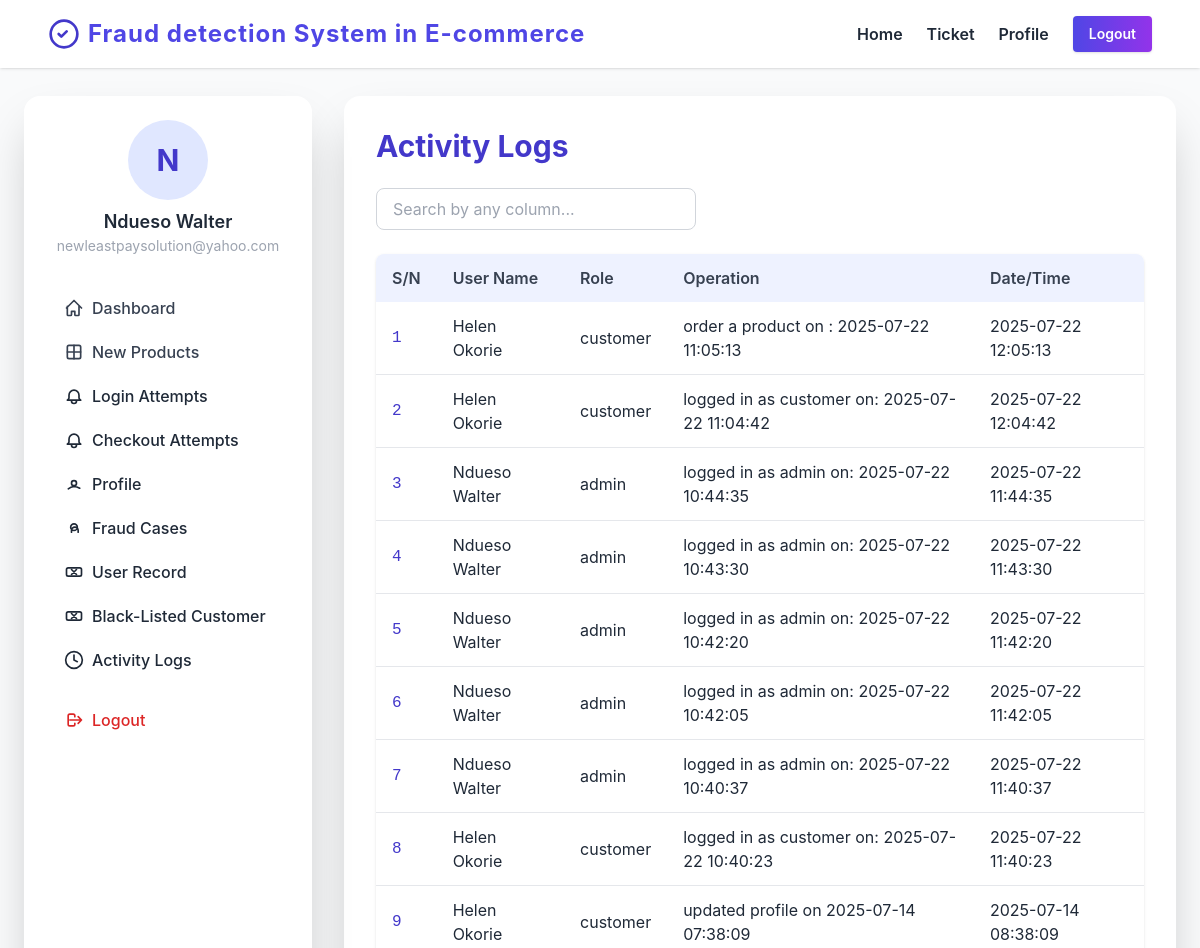
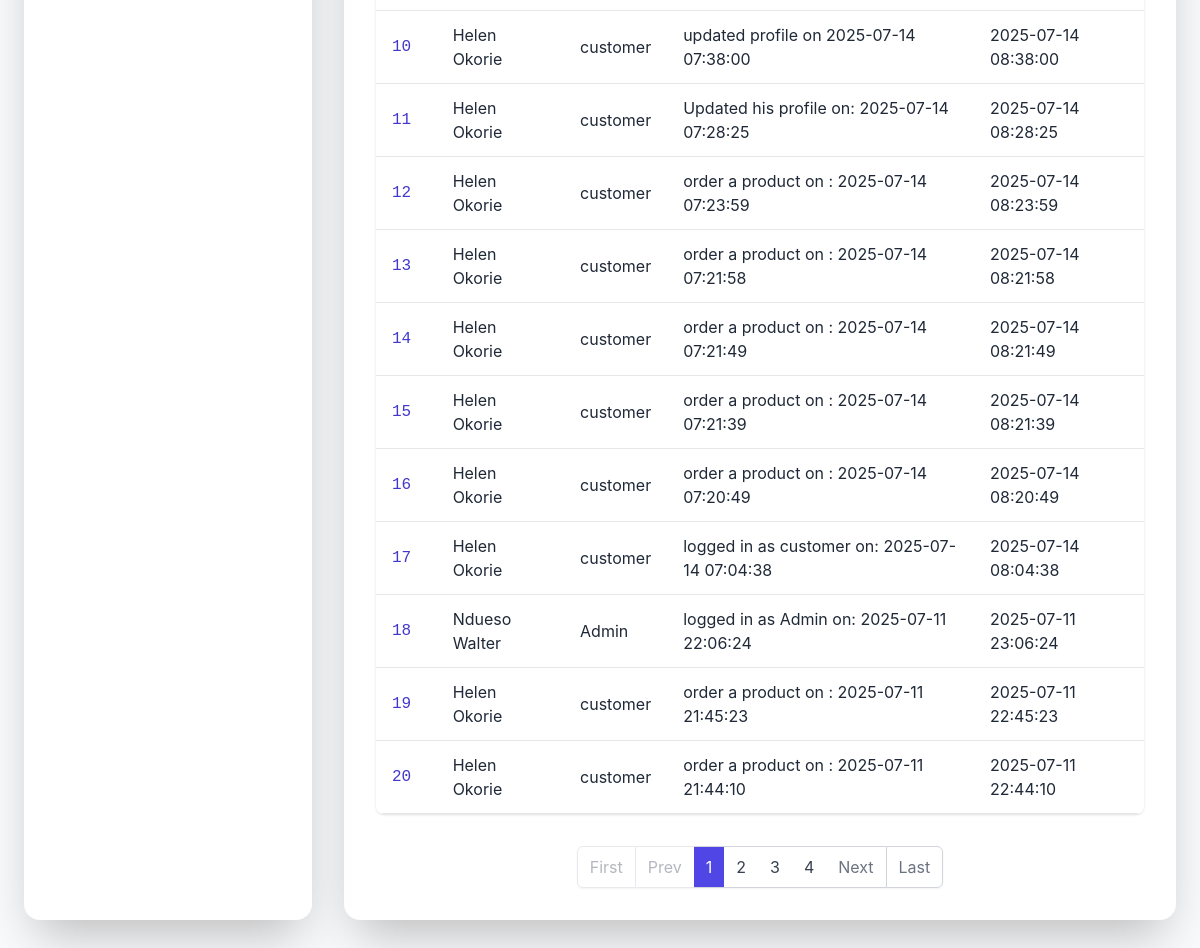
Screenshot of /Admin/activity-logs.php (signed in) with the database file from the repository (2 pictures, top to bottom).
### tables this page shows
CREATE TABLE `users` (
  `id` bigint(20) UNSIGNED NOT NULL,
  `email` varchar(255) NOT NULL,
  `password_hash` char(60) NOT NULL,
  `full_name` varchar(120) NOT NULL,
  `phone` varchar(30) DEFAULT NULL,
  `role` varchar(15) NOT NULL,
  `status` int(1) NOT NULL DEFAULT 1,
  `created_at` timestamp NOT NULL DEFAULT current_timestamp(),
  `updated_at` timestamp NOT NULL DEFAULT current_timestamp() ON UPDATE current_timestamp()
);

CREATE TABLE `activity_logs` (
  `id` int(11) NOT NULL,
  `user_id` varchar(125) NOT NULL,
  `role` varchar(15) NOT NULL,
  `operation` text DEFAULT NULL,
  `ip_address` varchar(50) NOT NULL,
  `created_at` datetime DEFAULT current_timestamp()
);

### inc/config.php (called while the page is built, shortened)
<?php
include('../database/connect.php');
$user_id = $_SESSION["user_id"];
$stmt = $dbh->query("SELECT * FROM users where id='$user_id'");
$row_user = $stmt->fetch();
?>

### Admin/activity-logs.php (the view, shortened to what this page needs)
<?php
include('../inc/config.php');
$page = isset($_GET['page']) ? max(1, intval($_GET['page'])) : 1;
$limit = 20;
$offset = ($page - 1) * $limit;
$sql = "SELECT al.id, al.user_id, u.full_name, al.role, al.operation, al.created_at
        FROM activity_logs al
        LEFT JOIN users u ON al.user_id = u.id
        ORDER BY al.id DESC
        LIMIT ? OFFSET ?";
$stmt = $conn->prepare($sql);
$stmt->bind_param('ii', $limit, $offset);
$stmt->execute();
$result = $stmt->get_result();
$logs = [];
while ($row = $result->fetch_assoc()) {
    $logs[] = $row;
}
?>
<!DOCTYPE html>
<html lang="en">
<head>
    <?php include('partials/head.php'); ?>
    <link rel="stylesheet" href="https://cdnjs.cloudflare.com/ajax/libs/font-awesome/6.4.2/css/all.min.css">
</head>
<body class="bg-gray-50 text-gray-800">
    <header class="fixed top-0 left-0 w-full bg-white shadow z-50">
        <?php include('partials/navbar.php'); ?>
    </header>
    <section class="min-h-screen flex items-start justify-center pt-24 pb-12">
        <div class="w-full max-w-6xl mx-auto flex flex-col md:flex-row gap-8">
            <aside class="w-full md:w-72 bg-white rounded-2xl shadow-2xl p-6 flex flex-col gap-2 sticky top-28 z-10 md:order-1 order-2 mb-8 md:mb-0">
                <?php include('partials/sidebar.php'); ?>
            </aside>
            <div class="flex-1 bg-white rounded-2xl shadow-2xl p-8 mb-8 md:mb-0 md:order-2 order-1">
                <h2 class="text-3xl font-bold text-indigo-700 mb-6">Activity Logs</h2>
                <div class="mb-6 flex flex-col md:flex-row gap-3 md:gap-4 items-center">
                    <input id="logSearch" type="text" placeholder="Search by any column..." class="w-full md:w-80 px-4 py-2 rounded-lg border border-gray-300 focus:ring-2 focus:ring-indigo-200 focus:outline-none transition" autocomplete="off" />
                </div>
                <div class="overflow-x-auto rounded-lg shadow">
                    <table class="min-w-full bg-white" id="logsTable">
                        <thead class="bg-indigo-50">
                            <tr>
                                <th class="py-3 px-4 text-left font-semibold text-gray-700">S/N</th>
                                <th class="py-3 px-4 text-left font-semibold text-gray-700">User Name</th>
                                <th class="py-3 px-4 text-left font-semibold text-gray-700">Role</th>
                                <th class="py-3 px-4 text-left font-semibold text-gray-700">Operation</th>
                                <th class="py-3 px-4 text-left font-semibold text-gray-700">Date/Time</th>
                            </tr>
                        </thead>
                        <tbody>
                            <?php if (count($logs) > 0): ?>
                                <?php foreach ($logs as $index => $log): ?>
                                    <tr class="border-b hover:bg-indigo-50 transition">
                                        <td class="py-3 px-4 font-mono text-indigo-700"><?php echo (($page - 1) * $limit) + $index + 1; ?></td>
                                        <td class="py-3 px-4"><?php echo htmlspecialchars($log['full_name']); ?></td>
                                        <td class="py-3 px-4"><?php echo htmlspecialchars($log['role']); ?></td>
                                        <td class="py-3 px-4"><?php echo htmlspecialchars($log['operation']); ?></td>
                                        <td class="py-3 px-4"><?php echo htmlspecialchars($log['created_at']); ?></td>
                                    </tr>
                                <?php endforeach; ?>
                            <?php else: ?>
                                <tr>
                                    <td colspan="6" class="py-6 px-4 text-center text-gray-400">No activity logs found.</td>
                                </tr>
                            <?php endif; ?>
                        </tbody>
                    </table>
                </div>
                <?php include('partials/pagination.php'); ?>
            </div>
        </div>
    </section>
</body>
</html>

### Admin/partials/sidebar.php
<?php $initial = !empty($row_user['full_name']) ? strtoupper(mb_substr(trim($row_user['full_name']), 0, 1)) : 'N/A'; ?>
<div class="mb-6 flex flex-col items-center">
  <div class="w-20 h-20 rounded-full bg-indigo-100 flex items-center justify-center text-3xl font-bold text-indigo-700 mb-2">
    <?php echo $initial; ?>
  </div>
  <span class="font-semibold text-lg"><?php echo $row_user['full_name'];?></span>
  <span class="text-gray-400 text-sm"><?php echo $row_user['email'];?></span>
</div>
<nav class="flex flex-col gap-1">
  <a href="index.php" class="flex items-center gap-2 px-4 py-2 rounded-lg hover:bg-indigo-50 transition font-medium text-gray-700">
    <svg class="w-5 h-5" fill="none" stroke="currentColor" viewBox="0 0 24 24">
      <path d="M3 12l9-9 9 9M4 10v10a1 1 0 001 1h3a1 1 0 001-1v-4h4v4a1 1 0 001 1h3a1 1 0 001-1V10" stroke-width="2" stroke-linecap="round" stroke-linejoin="round"/>
    </svg>
    Dashboard
  </a>
  <a href="add-products.php" class="flex items-center gap-2 px-4 py-2 rounded-lg hover:bg-indigo-50 transition font-medium text-gray-700">
    <svg class="w-5 h-5" fill="none" stroke="currentColor" viewBox="0 0 24 24">
      <path d="M12 4v16m8-8H4" stroke-width="2" stroke-linecap="round" stroke-linejoin="round"/>
      <rect x="4" y="4" width="16" height="16" rx="2" stroke-width="2" stroke-linecap="round" stroke-linejoin="round"/>
    </svg>
    New Products
  </a>
  <a href="login-attempts.php" class="flex items-center gap-2 px-4 py-2 rounded-lg hover:bg-indigo-50 transition font-medium">
    <svg class="w-5 h-5" fill="none" stroke="currentColor" viewBox="0 0 24 24">
      <path d="M15 17h5l-1.405-1.405A2.032 2.032 0 0118 14.158V11a6 6 0 10-12 0v3.159c0 .538-.214 1.055-.595 1.436L4 17h5m6 0v1a3 3 0 11-6 0v-1m6 0H9" stroke-width="2" stroke-linecap="round" stroke-linejoin="round"/>
    </svg>
    Login Attempts
  </a>
  <a href="checkout-attempts.php" class="flex items-center gap-2 px-4 py-2 rounded-lg hover:bg-indigo-50 transition font-medium">
    <svg class="w-5 h-5" fill="none" stroke="currentColor" viewBox="0 0 24 24">
      <path d="M15 17h5l-1.405-1.405A2.032 2.032 0 0118 14.158V11a6 6 0 10-12 0v3.159c0 .538-.214 1.055-.595 1.436L4 17h5m6 0v1a3 3 0 11-6 0v-1m6 0H9" stroke-width="2" stroke-linecap="round" stroke-linejoin="round"/>
    </svg>
    Checkout Attempts
  </a>
  <a href="profile.php" class="flex items-center gap-2 px-4 py-2 rounded-lg hover:bg-indigo-50 transition font-medium">
    <svg class="w-5 h-5" fill="none" stroke="currentColor" viewBox="0 0 24 24">
      <path d="M5.121 17.804A13.937 13.937 0 0112 15c2.485 0 4.797.755 6.879 2.047M15 11a3 3 0 11-6 0 3 3 0 016 0z" stroke-width="2" stroke-linecap="round" stroke-linejoin="round"/>
    </svg>
    Profile
  </a>
  <a href="fraud-cases-records.php" class="flex items-center gap-2 px-4 py-2 rounded-lg hover:bg-indigo-50 transition font-medium">
    <svg class="w-5 h-5" fill="none" stroke="currentColor" viewBox="0 0 24 24">
      <path d="M9 17v-2a4 4 0 018 0v2M12 7a4 4 0 110 8 4 4 0 010-8z" stroke-width="2" stroke-linecap="round" stroke-linejoin="round"/>
    </svg>
    Fraud Cases
  </a>
  <a href="user-record.php" class="flex items-center gap-2 px-4 py-2 rounded-lg hover:bg-indigo-50 transition font-medium">
    <svg class="w-5 h-5" fill="none" stroke="currentColor" viewBox="0 0 24 24">
      <rect x="3" y="7" width="18" height="10" rx="2" stroke-width="2" stroke-linecap="round" stroke-linejoin="round"/>
      <path d="M9 9l6 6m0-6l-6 6" stroke-width="2" stroke-linecap="round" stroke-linejoin="round"/>
    </svg>
  User Record
  </a>
  <a href="black-listed-users.php" class="flex items-center gap-2 px-4 py-2 rounded-lg hover:bg-indigo-50 transition font-medium">
    <svg class="w-5 h-5" fill="none" stroke="currentColor" viewBox="0 0 24 24">
      <rect x="3" y="7" width="18" height="10" rx="2" stroke-width="2" stroke-linecap="round" stroke-linejoin="round"/>
      <path d="M9 9l6 6m0-6l-6 6" stroke-width="2" stroke-linecap="round" stroke-linejoin="round"/>
    </svg>
    Black-Listed Customer
  </a>
  <a href="activity-logs.php" class="flex items-center gap-2 px-4 py-2 rounded-lg hover:bg-indigo-50 transition font-medium">
    <svg class="w-5 h-5" fill="none" stroke="currentColor" viewBox="0 0 24 24">
      <circle cx="12" cy="12" r="10" stroke-width="2" stroke-linecap="round" stroke-linejoin="round"/>
      <path d="M12 6v6l4 2" stroke-width="2" stroke-linecap="round" stroke-linejoin="round"/>
    </svg>
    Activity Logs
  </a>
  <a href="logout.php" class="flex items-center gap-2 px-4 py-2 rounded-lg hover:bg-red-50 transition font-medium text-red-600 mt-4">
    <svg class="w-5 h-5" fill="none" stroke="currentColor" viewBox="0 0 24 24">
      <path d="M17 16l4-4m0 0l-4-4m4 4H7m6 4v1a2 2 0 01-2 2H7a2 2 0 01-2-2V7a2 2 0 012-2h4a2 2 0 012 2v1" stroke-width="2" stroke-linecap="round" stroke-linejoin="round"/>
    </svg>
    Logout
  </a>
</nav>

### Admin/assets/css/style.css (style rules this page uses)
body { font-family: 'Inter', sans-serif; }

### rows the page displays
users: full_name "N", full_name "Ndueso Walter", email "newleastpaysolution@yahoo.com"
activity_logs: index "1", user.full_name "Helen Okorie", role "customer", operation "order a product on : 2025-07-22 11:05:13", created_at "2025-07-22 12:05:13"
activity_logs: index "2", user.full_name "Helen Okorie", role "customer", operation "logged in as customer on: 2025-07-22 11:04:42", created_at "2025-07-22 12:04:42"
activity_logs: index "3", user.full_name "Ndueso Walter", role "admin", operation "logged in as admin on: 2025-07-22 10:44:35", created_at "2025-07-22 11:44:35"
activity_logs: index "4", user.full_name "Ndueso Walter", role "admin", operation "logged in as admin on: 2025-07-22 10:43:30", created_at "2025-07-22 11:43:30"
activity_logs: index "5", user.full_name "Ndueso Walter", role "admin", operation "logged in as admin on: 2025-07-22 10:42:20", created_at "2025-07-22 11:42:20"
activity_logs: index "6", user.full_name "Ndueso Walter", role "admin", operation "logged in as admin on: 2025-07-22 10:42:05", created_at "2025-07-22 11:42:05"
activity_logs: index "7", user.full_name "Ndueso Walter", role "admin", operation "logged in as admin on: 2025-07-22 10:40:37", created_at "2025-07-22 11:40:37"
activity_logs: index "8", user.full_name "Helen Okorie", role "customer", operation "logged in as customer on: 2025-07-22 10:40:23", created_at "2025-07-22 11:40:23"
activity_logs: index "9", user.full_name "Helen Okorie", role "customer", operation "updated profile on 2025-07-14 07:38:09", created_at "2025-07-14 08:38:09"
activity_logs: index "10", user.full_name "Helen Okorie", role "customer", operation "updated profile on 2025-07-14 07:38:00", created_at "2025-07-14 08:38:00"
activity_logs: index "11", user.full_name "Helen Okorie", role "customer", operation "Updated his profile on: 2025-07-14 07:28:25", created_at "2025-07-14 08:28:25"
activity_logs: index "12", user.full_name "Helen Okorie", role "customer", operation "order a product on : 2025-07-14 07:23:59", created_at "2025-07-14 08:23:59"
activity_logs: index "13", user.full_name "Helen Okorie", role "customer", operation "order a product on : 2025-07-14 07:21:58", created_at "2025-07-14 08:21:58"
activity_logs: index "14", user.full_name "Helen Okorie", role "customer", operation "order a product on : 2025-07-14 07:21:49", created_at "2025-07-14 08:21:49"
activity_logs: index "15", user.full_name "Helen Okorie", role "customer", operation "order a product on : 2025-07-14 07:21:39", created_at "2025-07-14 08:21:39"
activity_logs: index "16", user.full_name "Helen Okorie", role "customer", operation "order a product on : 2025-07-14 07:20:49", created_at "2025-07-14 08:20:49"
activity_logs: index "17", user.full_name "Helen Okorie", role "customer", operation "logged in as customer on: 2025-07-14 07:04:38", created_at "2025-07-14 08:04:38"
activity_logs: index "18", user.full_name "Ndueso Walter", role "Admin", operation "logged in as Admin on: 2025-07-11 22:06:24", created_at "2025-07-11 23:06:24"
activity_logs: index "19", user.full_name "Helen Okorie", role "customer", operation "order a product on : 2025-07-11 21:45:23", created_at "2025-07-11 22:45:23"
activity_logs: index "20", user.full_name "Helen Okorie", role "customer", operation "order a product on : 2025-07-11 21:44:10", created_at "2025-07-11 22:44:10"

### other values shown
$app_name "Fraud detection System in E-commerce"
